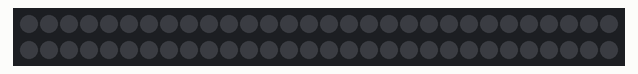
The sketch below on a simulated Arduino Uno, built with avr-gcc and run on an emulated ATmega328P. On the bench: 60 RGB LEDs in strip order, left to right, continuing on the next row. Dim RGB values are drawn brighter than linear.

Above: at 0.1 s.
At 36.8 s:
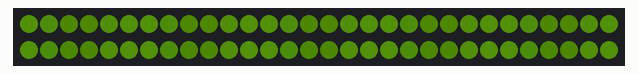

The sketch:

ultrasound_inifinity_mirror_ripple.ino
```cpp
#include <Adafruit_NeoPixel.h>
#ifdef __AVR__
  #include <avr/power.h>
#endif
#include <NewPing.h>
#include <math.h>

//LED vars
#define LED_CONTROL_PIN 10 //blue
#define NUMLEDS 60
#define WAIT 100
#define BRIGHTNESS 50

Adafruit_NeoPixel strip = Adafruit_NeoPixel(NUMLEDS, LED_CONTROL_PIN, NEO_GRB + NEO_KHZ800);


uint32_t off = strip.Color(0,0,0);
uint32_t foreground = strip.Color(150,255,30);


void setup() {
  Serial.begin(115200);

  strip.setBrightness(BRIGHTNESS);
  strip.begin();
  setBackground(off);
  strip.show(); // Initialize all pixels to 'off'


}

  uint8_t maxcolor[] {150, 255, 30};
  uint8_t colors[3];
  uint32_t color;
  int t = 0;
void loop() {

    setBackground(off);
    t %= NUMLEDS;
    t++;
    setLed(t, foreground);
    delay(WAIT);

    for (int i =0; i< NUMLEDS; i++){

      int phase = t + i;
      phase %= 6;
      double amplitude = cos(phase * 5)/PI;
      amplitude++;
      amplitude /= 2;

      for(int c = 0; c <3; c++){
        colors[c] = maxcolor[c] * amplitude/2;
        color = strip.Color(colors[0],colors[1],colors[2]);
        setLed(i, color);
      }

      delay(WAIT);

    }

    strip.show();


}


void setBackground(uint32_t color){
    for(uint16_t i=0; i < NUMLEDS; i++) {
      strip.setPixelColor(i, color);
    }
}

void setLed(uint16_t pos, uint32_t color){
  pos %= NUMLEDS;
  strip.setPixelColor(pos, color);
}
```

Measured:
- by itself, everything shown: repeats every 36.8 s, in 6 steps
